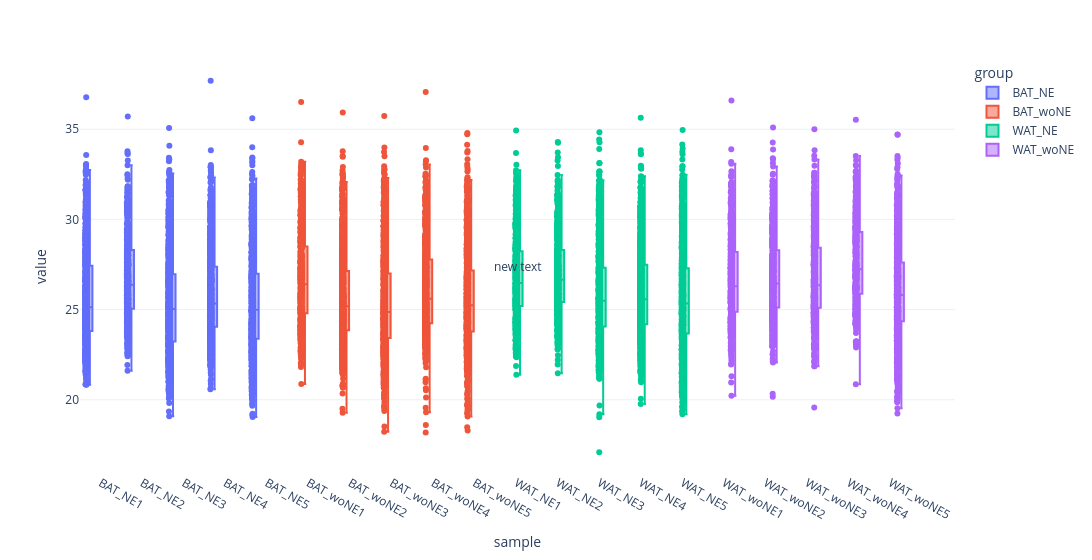

The code cell stored with this chart in its notebook:
### Code cell
aux = df.sort_values(by='sample').set_index(['group', 'sample']).stack().reset_index()
aux.columns = ['group', 'sample', 'identifier', 'value']
plot = viz.get_boxplot_grid(aux, identifier='boxplot', args={"Title":"Boxplot", 'x':'sample', 'y':'value', 'color':'group', 'axis':'cols', 'height':200})
iplot(plot.figure)
viz.save_DASH_plot(plot, name='original_data_boxplot', plot_format='svg', directory=analysis_dir)

### Figure 1 — Plotly figure (JSON) as saved in the notebook; plotly's stock layout.template omitted (floating-point values rounded to 4 significant figures; data arrays with more than 128 entries replaced by an {"elided": "..."} marker saying what was removed)
{"data": [{"alignmentgroup": "True", "boxpoints": "all", "hovertemplate": "group=BAT_NE<br>sample=%{x}<br>value=%{y}<extra></extra>", "legendgroup": "BAT_NE", "marker": {"color": "#636efa"}, "name": "BAT_NE", "notched": false, "offsetgroup": "BAT_NE", "orientation": "v", "showlegend": true, "type": "box", "x": {"elided": "5123 str values"}, "x0": " ", "xaxis": "x", "y": {"elided": "5123 float values"}, "y0": " ", "yaxis": "y"}, {"alignmentgroup": "True", "boxpoints": "all", "hovertemplate": "group=BAT_woNE<br>sample=%{x}<br>value=%{y}<extra></extra>", "legendgroup": "BAT_woNE", "marker": {"color": "#EF553B"}, "name": "BAT_woNE", "notched": false, "offsetgroup": "BAT_woNE", "orientation": "v", "showlegend": true, "type": "box", "x": {"elided": "4677 str values"}, "x0": " ", "xaxis": "x", "y": {"elided": "4677 float values"}, "y0": " ", "yaxis": "y"}, {"alignmentgroup": "True", "boxpoints": "all", "hovertemplate": "group=WAT_NE<br>sample=%{x}<br>value=%{y}<extra></extra>", "legendgroup": "WAT_NE", "marker": {"color": "#00cc96"}, "name": "WAT_NE", "notched": false, "offsetgroup": "WAT_NE", "orientation": "v", "showlegend": true, "type": "box", "x": {"elided": "4658 str values"}, "x0": " ", "xaxis": "x", "y": {"elided": "4658 float values"}, "y0": " ", "yaxis": "y"}, {"alignmentgroup": "True", "boxpoints": "all", "hovertemplate": "group=WAT_woNE<br>sample=%{x}<br>value=%{y}<extra></extra>", "legendgroup": "WAT_woNE", "marker": {"color": "#ab63fa"}, "name": "WAT_woNE", "notched": false, "offsetgroup": "WAT_woNE", "orientation": "v", "showlegend": true, "type": "box", "x": {"elided": "3031 str values"}, "x0": " ", "xaxis": "x", "y": {"elided": "3031 float values"}, "y0": " ", "yaxis": "y"}], "layout": {"annotations": [{"showarrow": false, "xref": "paper", "yref": "paper"}], "boxmode": "group", "legend": {"title": {"text": "group"}, "tracegroupgap": 0}, "margin": {"t": 60}, "width": 2500, "xaxis": {"anchor": "y", "domain": [0, 1], "title": {"text": "sample"}, "type": "category"}, "yaxis": {"anchor": "x", "domain": [0, 1], "title": {"text": "value"}}}}
